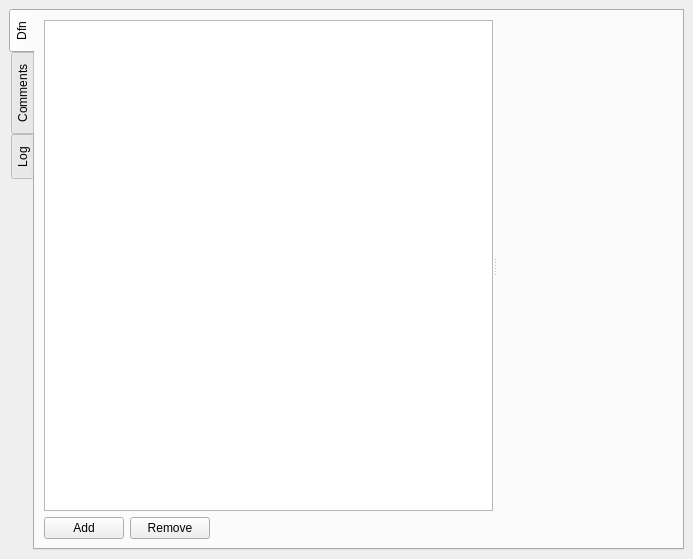
<?xml version="1.0" encoding="UTF-8"?>
<ui version="4.0">
 <class>GeorgesDFNDialog</class>
 <widget class="QDockWidget" name="GeorgesDFNDialog">
  <property name="geometry">
   <rect>
    <x>0</x>
    <y>0</y>
    <width>693</width>
    <height>559</height>
   </rect>
  </property>
  <property name="windowTitle">
   <string/>
  </property>
  <widget class="QWidget" name="dockWidgetContents">
   <layout class="QGridLayout" name="gridLayout">
    <item row="0" column="0">
     <widget class="QTabWidget" name="tabWidget">
      <property name="tabPosition">
       <enum>QTabWidget::West</enum>
      </property>
      <property name="tabShape">
       <enum>QTabWidget::Rounded</enum>
      </property>
      <property name="currentIndex">
       <number>0</number>
      </property>
      <property name="documentMode">
       <bool>false</bool>
      </property>
      <property name="movable">
       <bool>false</bool>
      </property>
      <widget class="QWidget" name="dfnTab">
       <property name="accessibleName">
        <string/>
       </property>
       <attribute name="title">
        <string>Dfn</string>
       </attribute>
       <layout class="QGridLayout" name="gridLayout_2">
        <item row="0" column="0" colspan="3">
         <widget class="QSplitter" name="splitter">
          <property name="orientation">
           <enum>Qt::Horizontal</enum>
          </property>
          <widget class="QListWidget" name="list"/>
          <widget class="QtTreePropertyBrowser" name="browser" native="true"/>
         </widget>
        </item>
        <item row="1" column="0">
         <widget class="QPushButton" name="addButton">
          <property name="sizePolicy">
           <sizepolicy hsizetype="Fixed" vsizetype="Fixed">
            <horstretch>0</horstretch>
            <verstretch>0</verstretch>
           </sizepolicy>
          </property>
          <property name="text">
           <string>Add</string>
          </property>
         </widget>
        </item>
        <item row="1" column="1">
         <widget class="QPushButton" name="removeButton">
          <property name="sizePolicy">
           <sizepolicy hsizetype="Fixed" vsizetype="Fixed">
            <horstretch>0</horstretch>
            <verstretch>0</verstretch>
           </sizepolicy>
          </property>
          <property name="text">
           <string>Remove</string>
          </property>
         </widget>
        </item>
        <item row="1" column="2">
         <spacer name="horizontalSpacer">
          <property name="orientation">
           <enum>Qt::Horizontal</enum>
          </property>
          <property name="sizeHint" stdset="0">
           <size>
            <width>466</width>
            <height>20</height>
           </size>
          </property>
         </spacer>
        </item>
       </layout>
      </widget>
      <widget class="QWidget" name="commentTab">
       <attribute name="title">
        <string>Comments</string>
       </attribute>
       <layout class="QGridLayout" name="gridLayout_3">
        <item row="0" column="0">
         <widget class="QPlainTextEdit" name="commentsEdit">
          <property name="textInteractionFlags">
           <set>Qt::TextEditorInteraction</set>
          </property>
         </widget>
        </item>
       </layout>
      </widget>
      <widget class="QWidget" name="logTab">
       <attribute name="title">
        <string>Log</string>
       </attribute>
       <layout class="QGridLayout" name="gridLayout_4">
        <item row="0" column="0">
         <widget class="QPlainTextEdit" name="logEdit">
          <property name="textInteractionFlags">
           <set>Qt::TextSelectableByKeyboard|Qt::TextSelectableByMouse</set>
          </property>
         </widget>
        </item>
       </layout>
      </widget>
     </widget>
    </item>
   </layout>
  </widget>
 </widget>
 <customwidgets>
  <customwidget>
   <class>QtTreePropertyBrowser</class>
   <extends>QWidget</extends>
   <header>qttreepropertybrowser.h</header>
   <container>1</container>
  </customwidget>
 </customwidgets>
 <resources/>
 <connections/>
</ui>
